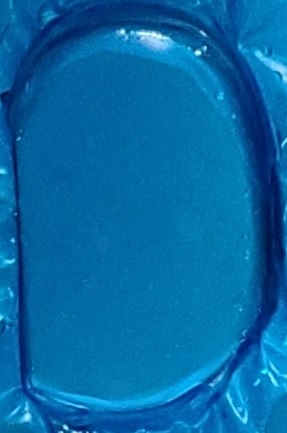
#> input picture 1.jpg, 287 x 433 px, found by its file name
$ python PatternMatch.py
#> lines starting #> are read from the running program, lines starting #| are printed output that depends on the picture; after the words box and inside, x2 and y2 are one past the last pixel; in counts of white or black regions, pixels touching at a corner belong together
### myutils.py
import numpy as np
import cv2

def rectContour(contours):
    rectCon = []
    max_area = 0
    for i in contours:
        area = cv2.contourArea(i)
        if area > 50:
            peri = cv2.arcLength(i, True)
            approx = cv2.approxPolyDP(i, 0.02 * peri, True)
            if len(approx) == 4:
                rectCon.append(i)
    rectCon = sorted(rectCon, key=cv2.contourArea,reverse=True)
    #print(len(rectCon))
    return rectCon

def getCornerPoints(cont):
    peri = cv2.arcLength(cont, True) # LENGTH OF CONTOUR
    approx = cv2.approxPolyDP(cont, 0.02 * peri, True) # APPROXIMATE THE POLY TO GET CORNER POINTS
    return approx

### PatternMatch.py
import myutils as myu
import scipy.ndimage as nd
import numpy as np
import cv2

#path to the 'search image' 1 and 'camera image' 2
path1 = 'C:/Users/carl.friedrich/Pictures/1.jpg'
path2 = 'C:/Users/carl.friedrich/Pictures/2.jpg'
#assign the images
img1 = cv2.imread(path1)
#> img1 is the input picture: shape (433, 287, 3); mean B, G, R 164, 104.2, 5
img2 = cv2.imread(path2)
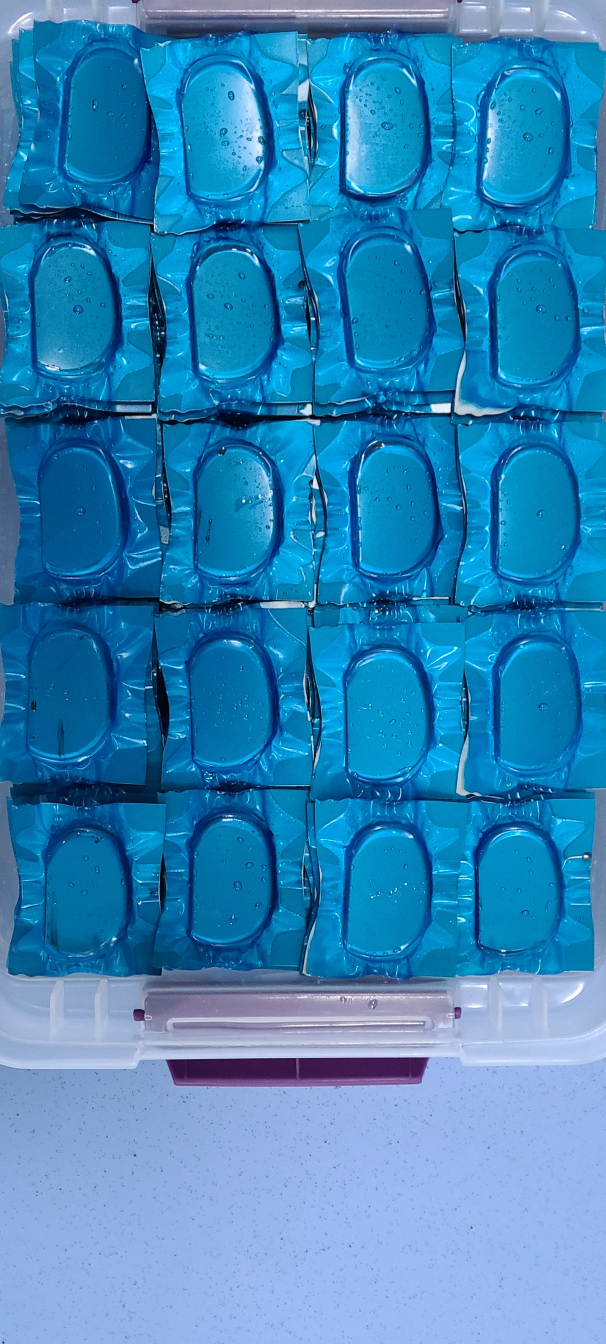
#> input picture 2.jpg, 1816 x 4032 px, found by its file name (shown at 1/3 size)
#> img2 is the input picture: shape (4032, 1816, 3); mean B, G, R 185.7, 133.3, 50.4
imgrec = cv2.imread(path2); imgfinal2 = cv2.imread(path2)
#grayscale the images
img1 = cv2.cvtColor(img1, cv2.COLOR_BGR2GRAY)
#> img1: shape (433, 287)
img2 = cv2.cvtColor(img2, cv2.COLOR_BGR2GRAY)
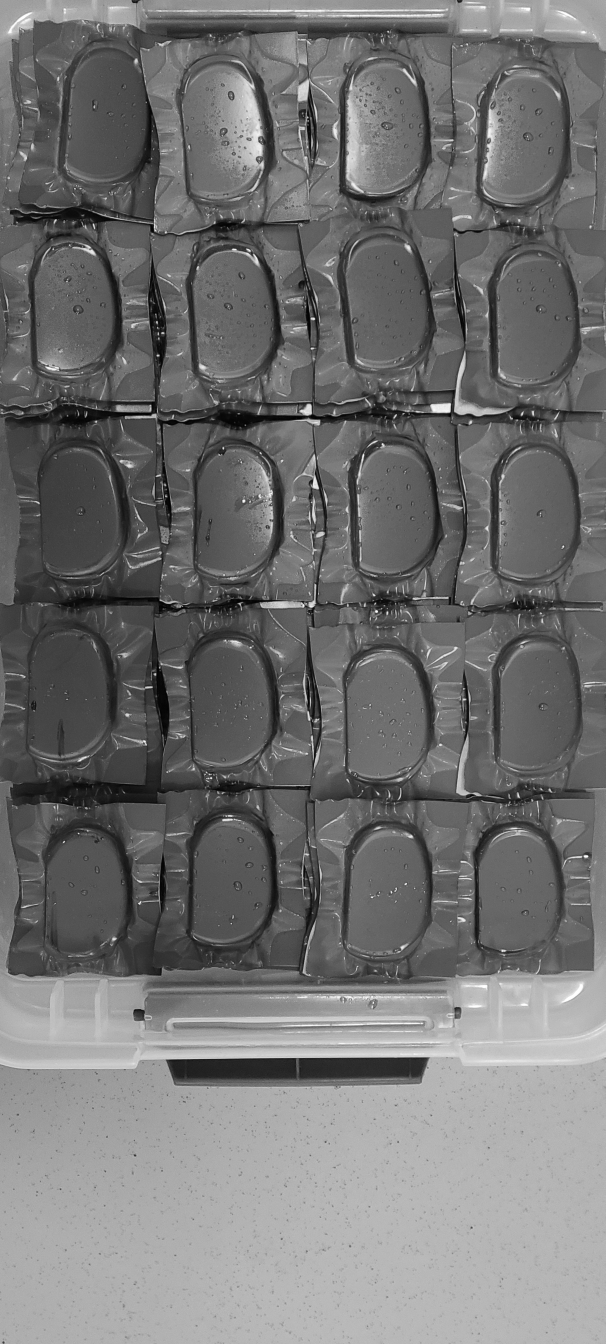
#> img2: shape (4032, 1816) (shown at 1/3 size); min 1, max 255, mean 114.5
imgrec = cv2.cvtColor(imgrec, cv2.COLOR_BGR2GRAY)
#increase image contrast
img1 = cv2.convertScaleAbs(img1, 3, 3)
img2 = cv2.convertScaleAbs(img2, 3, 3)
imgrec = cv2.convertScaleAbs(imgrec, 3, 3)
#set a threshold for determination of a match
threshold = .43
#set rotation angle of the search image and rotate the search image by 'rotangle' degrees
rotangle = -2.5
imgrotated = nd.rotate(img1, rotangle, mode='constant', cval = 255)
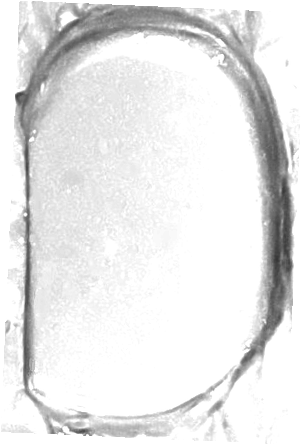
#> imgrotated: shape (445, 306); min 53, max 255, mean 230.7
#find the width and height of the rotated search image
w = imgrotated.shape[1]
#> w = 306
h = imgrotated.shape[0]
#> h = 445
#slide the rotated search image across the camera image (left -> right, top -> bottom) and calculate the match
myresult = cv2.matchTemplate(img2, imgrotated, cv2.TM_CCOEFF_NORMED)
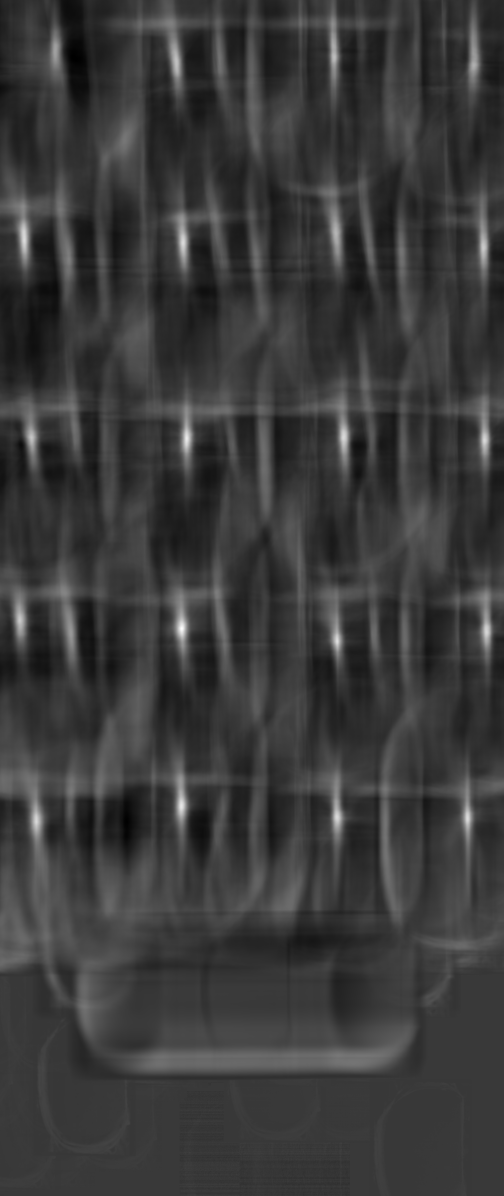
#> myresult: shape (3588, 1511) float32 (shown at 1/3 size); min -0.242, max 0.826, mean 0.00399; drawn with min black and max white
#find the x and y locations where the match is greater than or equal to the threshold, creating a location array
yloc, xloc = np.where(myresult >= threshold)
#> yloc = 19467 values from 120 to 2498; xloc = 19467 values, max 1470 at index 13322, min 51 at index 10896, mean 741.7
#draw a rectangle of the appropriate width and height at each of the x,y locations
for (x, y) in zip(xloc, yloc):
    cv2.rectangle(imgrec, (x, y), (x + w, y + h), (0,255,255), 1)
#> this loop made 19467 passes
#> (x, y) on passes 1 to 3: (998, 120), (999, 120), (997, 121)
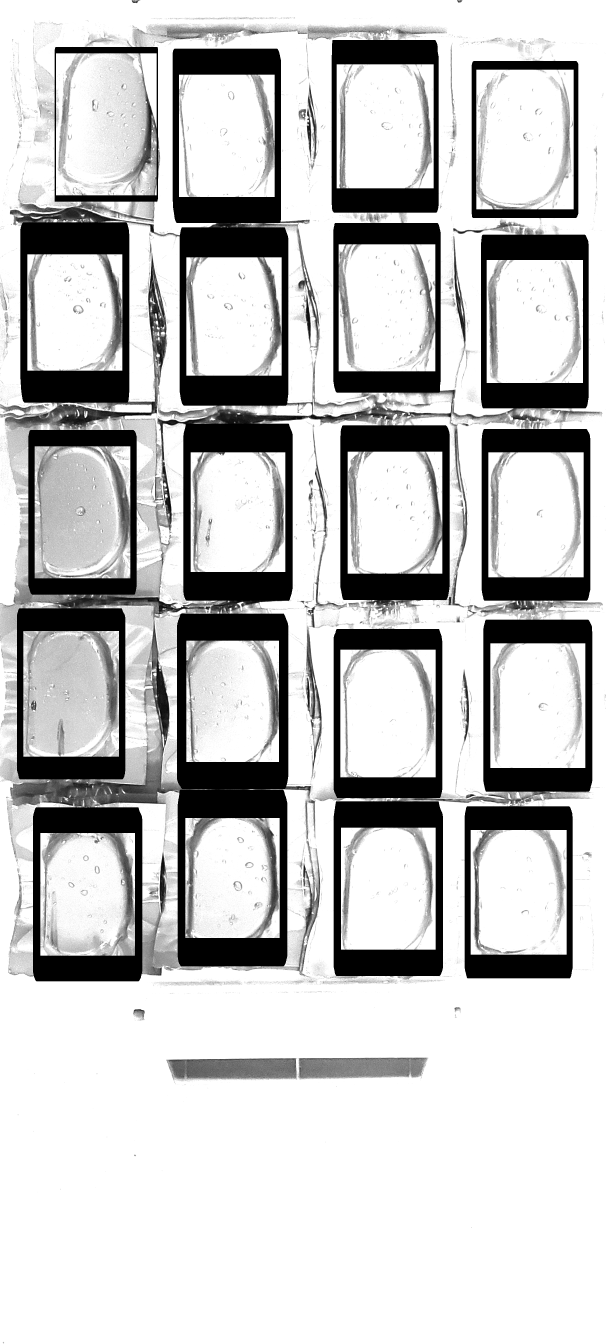
#> imgrec: shape (4032, 1816) (shown at 1/3 size); min 0, max 255, mean 198.3
#find all the drawn rectangles using contours
imgrec = cv2.convertScaleAbs(imgrec, 3, 3) #increase the image contrast again
ret, imgrec = cv2.threshold(imgrec, 0, 255, cv2.THRESH_BINARY) #make the image binary
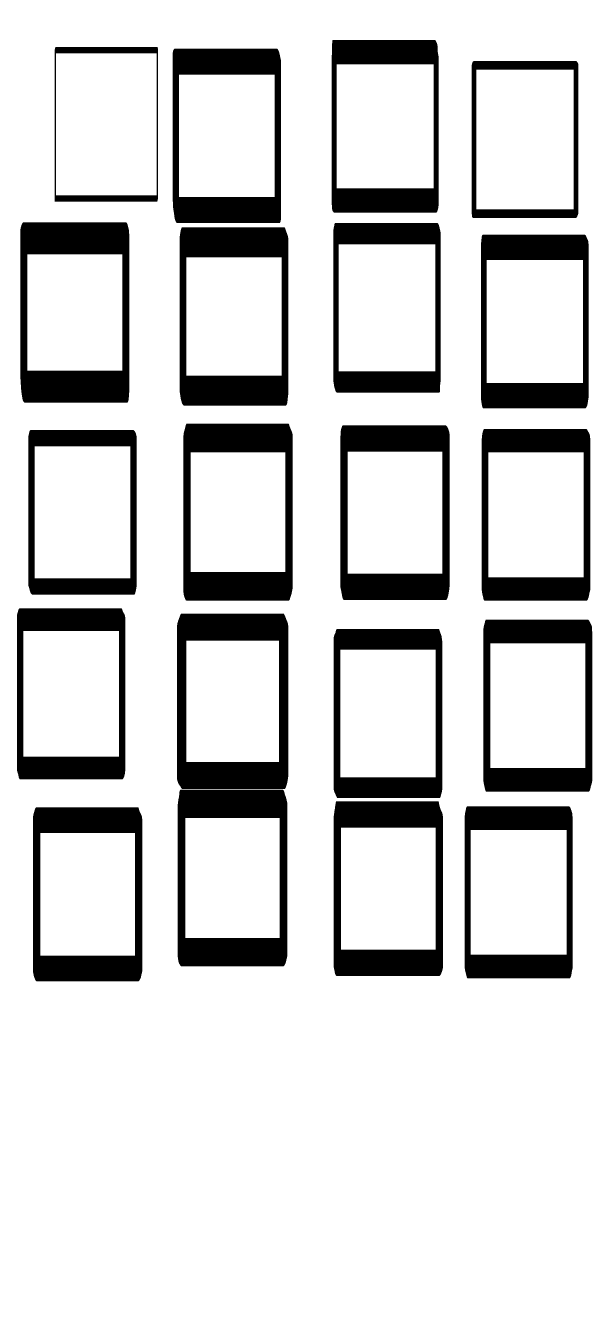
#> imgrec: shape (4032, 1816) (shown at 1/3 size); 83.8% white; 20 black regions, largest, box (x1, y1, x2, y2) and area: (61, 667, 388, 1208) 76942, (531, 1841, 865, 2367) 73765, (539, 682, 865, 1217) 72387
imgrec = cv2.bitwise_not(imgrec) # reverse the image
#> imgrec: shape (4032, 1816); 16.2% white; 20 white regions
contours, hierarchy = cv2.findContours(imgrec, mode=cv2.RETR_EXTERNAL, method=cv2.CHAIN_APPROX_NONE) #find contours on the image
#> contours = 20 contours; largest, box (x1, y1, x2, y2) and area: (61, 667, 388, 1208) 175557, (531, 1841, 865, 2367) 174123, (539, 682, 865, 1217) 173075, (533, 2369, 862, 2899) 172929, (550, 1271, 878, 1802) 172746
#imgfinal2 = cv2.drawContours(imgfinal2, contours, -1, (0, 255, 0), 3) #draw detected contours
rectCon = myu.rectContour(contours) #find the rectangles
#> the loop in rectContour, `for i in contours:` made 20 passes
#> (area, peri, approx) on passes 1 to 9: (169855, 1671.4, [[108, 2422], [106, 2940], [415, 2943], [415, 2423]]), (165960.5, 1656.7, [[1401, 2419], [1401, 2933], [1709, 2934], [1710, 2422]]), (170385, 1677.7, [[1008, 2404], [1007, 2925], [1318, 2927], [1315, 2404]]), (172929, 1689.4, [[541, 2369], [537, 2890], [850, 2898], [851, 2372]]), (164008, 1640.9, [[1010, 1887], [1011, 2393], [1319, 2393], [1317, 1888]]), (167434.5, 1660.3, [[1457, 1859], [1457, 2373], [1766, 2374], [1767, 1862]]), (174123, 1686.7, [[543, 1841], [536, 2352], [854, 2366], [851, 1841]]), (165538, 1652.1, [[58, 1825], [58, 2336], [367, 2337], [365, 1826]]), (159449, 1615.3, [[91, 1290], [92, 1779], [403, 1783], [404, 1294]])
#> after the loop in rectContour, `for i in contours:`: rectCon has the same summary as contours outside rectContour
#> rectCon has the same summary as contours
for ct in range(0,len(rectCon)):
    corners = myu.getCornerPoints(rectCon[ct]) #get corner points
    coord = str(corners[0]).strip().strip('[').strip(']').split() #separate top left corner into x and y coordinates
    imgfinal2 = cv2.drawMarker(imgfinal2, (int(np.float32(coord[0])), int(np.float32(coord[1]))), (0, 0, 255), 0, 100, 12, 8) #draw a marker at the top left
#> this loop made 20 passes
#> (peri in getCornerPoints, corners) on passes 1 to 10: (1712.1, [[69, 667], [70, 1204], [382, 1207], [380, 669]]), (1686.7, [[543, 1841], [536, 2352], [854, 2366], [851, 1841]]), (1696.9, [[545, 682], [546, 1210], [857, 1216], [854, 683]]), (1689.4, [[541, 2369], [537, 2890], [850, 2898], [851, 2372]]), (1690.6, [[559, 1271], [557, 1800], [866, 1801], [866, 1272]]), (1677.7, [[1028, 1276], [1029, 1797], [1338, 1799], [1341, 1280]]), (1677.7, [[1008, 2404], [1007, 2925], [1318, 2927], [1315, 2404]]), (1671.4, [[108, 2422], [106, 2940], [415, 2943], [415, 2423]]), (1673.8, [[523, 146], [528, 666], [839, 668], [833, 148]]), (1660.3, [[1457, 1859], [1457, 2373], [1766, 2374], [1767, 1862]])
    #print(coord[0] + '|' + coord[1]) #print the top left coordinate
#resize and show the images
img1 = cv2.resize(imgrotated, None, fx=1.1, fy=1.1)
#> img1: shape (490, 337)
img2 = cv2.resize(img2, None, fx=0.2, fy=0.2)
#> img2: shape (806, 363)
imgfinal2 = cv2.resize(imgfinal2, None, fx=0.2, fy=0.2)
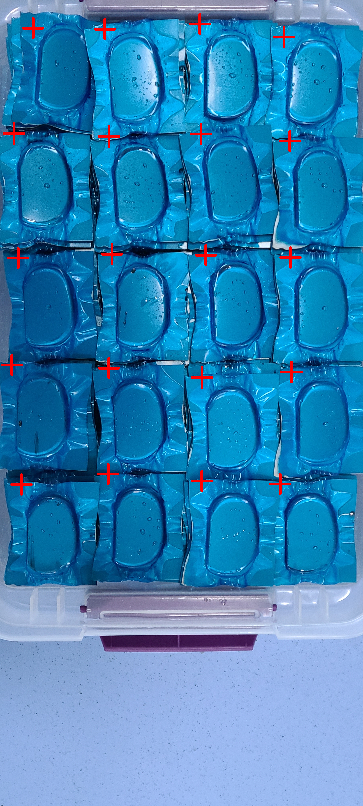
#> imgfinal2: shape (806, 363, 3); mean B, G, R 184.4, 132.4, 52.2
cv2.imshow('Modified Search Image', img1)
cv2.imshow('Modified Camera Image', img2)
cv2.imshow('Final Image', imgfinal2)
#wait for a key press and destroy all windows
cv2.waitKey()
cv2.destroyAllWindows()
